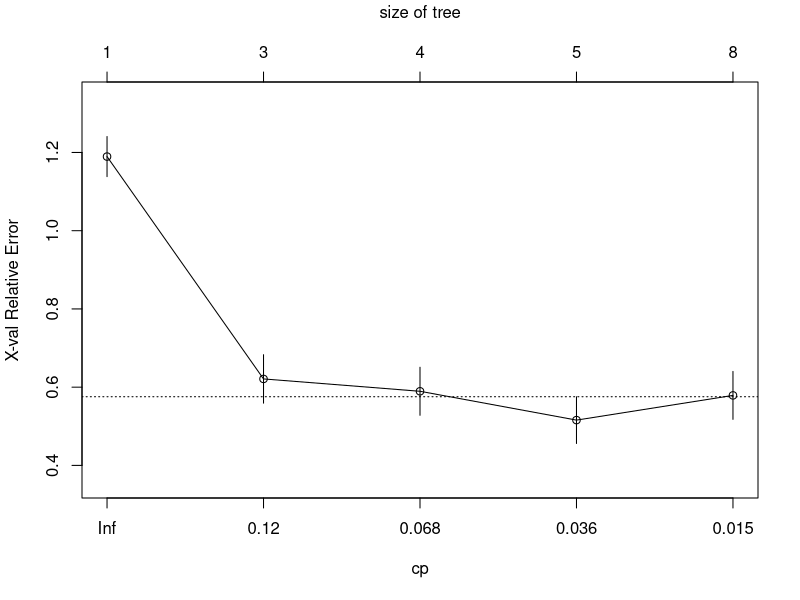
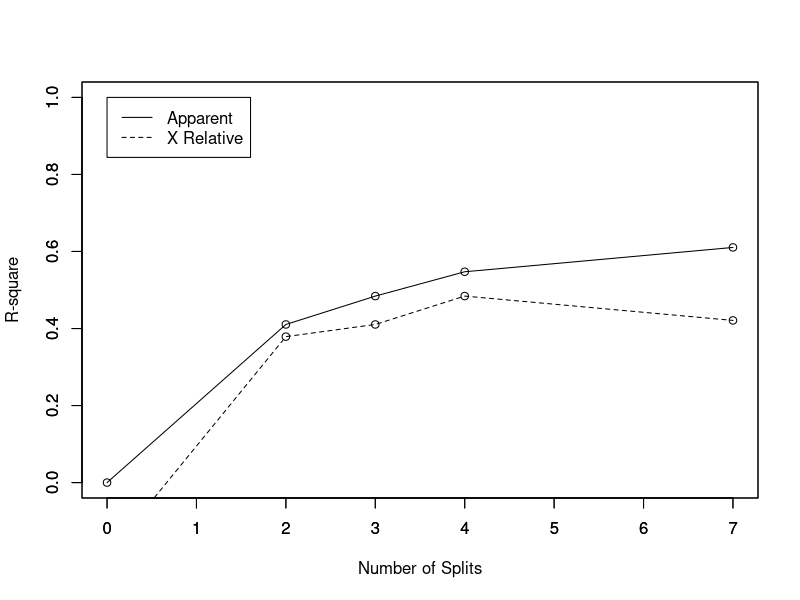
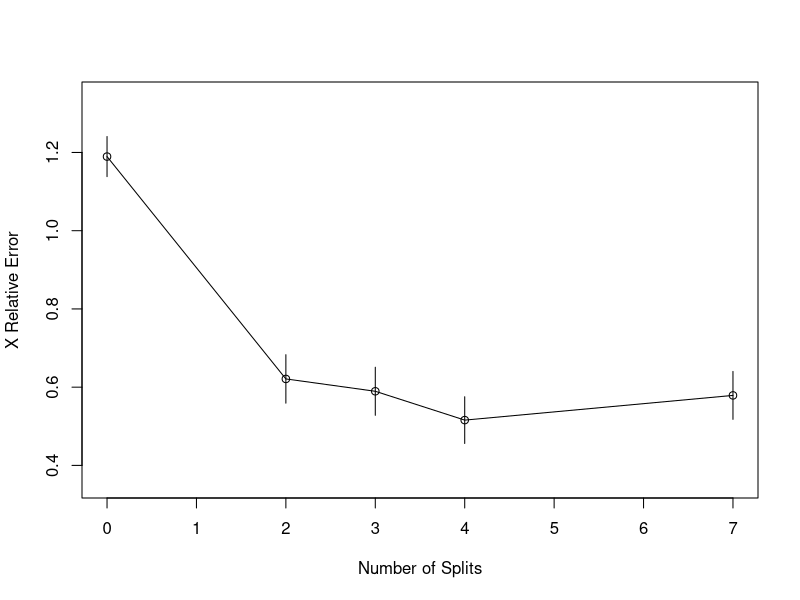
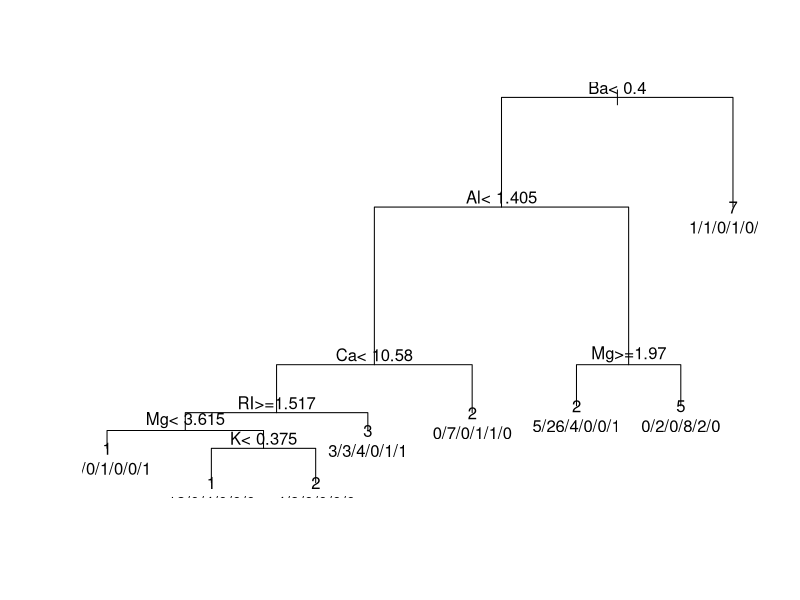
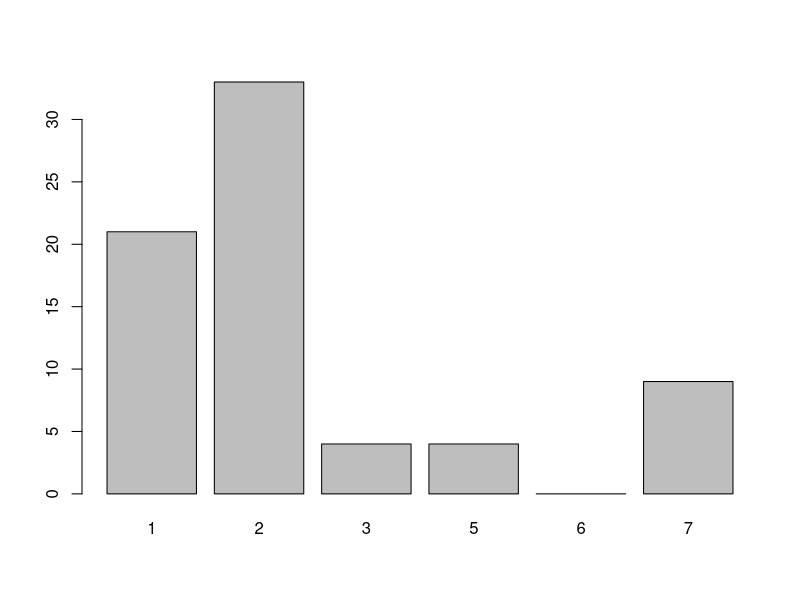

Here is the R script that generated these plots, in order:
library(e1071)
library(rpart)
install.packages("mlbench")
data(Glass, package="mlbench")
index <- 1:nrow(Glass)
testindex <- sample(index, trunc(length(index)/3))
testset <- Glass[testindex,]
trainset <- Glass[-testindex,]
rpart.model <- rpart(Type ~ ., data = trainset)
rpart.pred <- predict(rpart.model, testset[,-10], type = "class")
printcp(rpart.model)
plotcp(rpart.model)

rsq.rpart(rpart.model)
print(rpart.model)

plot(rpart.model,compress=TRUE)
text(rpart.model, use.n=TRUE)
plot(rpart.pred)